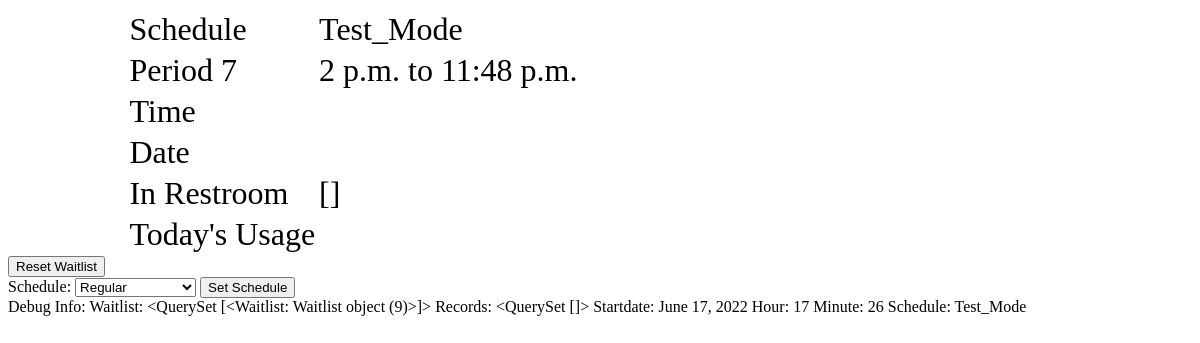
/dashboard (signed in), run on an earlier commit of the app's database.
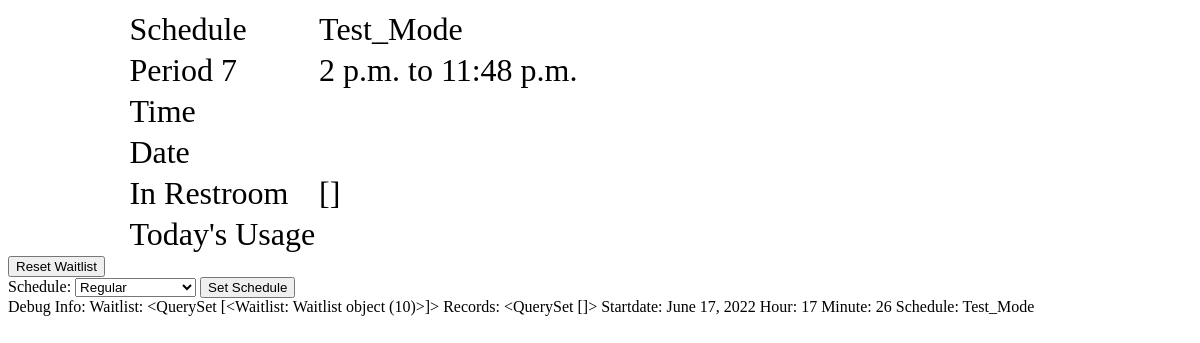
And on a later commit of the database.
### attendance/models.py (models this page shows)
class Schedule (models.Model):
    id = models.AutoField(primary_key=True)
    schedule_name = models.CharField(max_length=20)
    active = models.BooleanField()
    period_0 = models.CharField(max_length=20)
    period_1 = models.CharField(max_length=20)
    period_2 = models.CharField(max_length=20)
    period_3 = models.CharField(max_length=20)
    period_4 = models.CharField(max_length=20)
    period_5 = models.CharField(max_length=20)
    period_6 = models.CharField(max_length=20)
    period_7 = models.CharField(max_length=20)
    period_8 = models.CharField(max_length=20)

class Waitlist (models.Model):
    id = models.AutoField(primary_key=True)
    student = models.ForeignKey(Student, on_delete=models.CASCADE, related_name = "student_waitlist")

### attendance/views.py (the view)
# urls.py: path("dashboard", views.dashboard, name="dashboard"),
@login_required
def dashboard(request):
    period = get_current_period()
    start = datetime.strptime(getattr(Schedule.objects.get(active = True), period[0]), '%H:%M:%S').replace(month = datetime.now().month, day = datetime.now().day, year=datetime.now().year)  - timedelta(minutes=7)
    finish = datetime.strptime(getattr(Schedule.objects.get(active = True), period[1]), '%H:%M:%S').replace(month = datetime.now().month, day = datetime.now().day, year=datetime.now().year)
    finish_time = finish - timedelta(minutes=7)
    start_time = start + timedelta(minutes=7)
    startdate = datetime.today()-timedelta(hours=8)
    records = Bathroom.objects.filter(time_out__gt = startdate).order_by('-time_out')
    return render(request, 'dashboard.html',{
        "waitlist": Waitlist.objects.all(),
        "records": records,
        "startdate":startdate.date,
        "hour": datetime.now().hour,
        "minute": datetime.now().minute,
        "schedule": Schedule.objects.get(active=True).schedule_name,
        "recordz": Record.objects.filter(timestamp__range = [start,finish]),
        "period": get_current_period(),
        "period_number": get_current_period()[0][-1],
        "start": start_time.time,
        "finish": finish_time.time,
        "using_restroom": students_using_restroom(),
        "options": Schedule.objects.all()
    })

### attendance/views.py (called while the page is built)
def get_current_period():
    now = datetime.now()
    period = ['period_0', 'period_1', 'period_2', 'period_3', 'period_4', 'period_5', 'period_6', 'period_7', 'period_8']
    for i in range(9):
        then = datetime.strptime(getattr(Schedule.objects.get(active = True), period[i]), '%H:%M:%S').replace(month = datetime.now().month, day = datetime.now().day, year=datetime.now().year)  - timedelta(minutes=7)
        if now < then:
            return [period[i-1], period[i]]
    return ['period_0', 'period_1']

### attendance/templates/dashboard.html (shortened to what this page needs)
{% extends 'layout.html' %}
{% block body %}
<div  style ="margin-left:10%; margin-right:35%;" >
    <table class = "table table-sm" style="font-size: 200%">
        <tr>
            <td>Schedule</td>
            <td>{{schedule}}</td>
        </tr>
        <tr>
            <td>Period {{period_number}}</td>
            <td>{{start}} to {{finish}}</td>
        </tr>
        <tr>
            <td>Time</td>
            <td id = "time"></td>
        </tr>
        <tr>
            <td>Date</td>
            <td id = "date"></td>
        </tr>
        <tr>
            <td>In Restroom </td>
            <td>{{using_restroom}}</td>
        </tr>
        <tr>
            <td>Today's Usage</td>
            <td>
            </td>
        </tr>
    </table>
</div>
<form action="{% url 'reset'%}" method="post">
    <div  class="text-center "  >
            <input class="bttn choice" type="submit" value="Reset Waitlist">
    </div>
</form>
<form action="{% url 'schedule'%}" method="post">
    <div  class="text-center "  >
        <label for="cars">Schedule:</label>
            <select name="schedule">
                {% for schedule in options %}
                    <option value = {{schedule.schedule_name}}>{{schedule.schedule_name}}</option>
                {% endfor %}
            </select>
            <input class="bttn choice" type="submit" value="Set Schedule">
    </div>
</form>
Debug Info:
Waitlist: {{waitlist}}
Records: {{records}}
Startdate: {{startdate}}
Hour: {{hour}}
Minute: {{minute}}
Schedule: {{schedule}}
{% endblock %}

### attendance/templates/layout.html (shortened to what this page needs)
{% load static %}
<!DOCTYPE html>
<html lang="en">
    <head>
    </head>
    {% block body %}
    {% endblock%}
</html>

What changed in the data, as far as the page shows it:
removed Waitlist: id "<QuerySet [<Waitlist: Waitlist object (9)>]>"
added Waitlist: id "<QuerySet [<Waitlist: Waitlist object (10)>]>"
